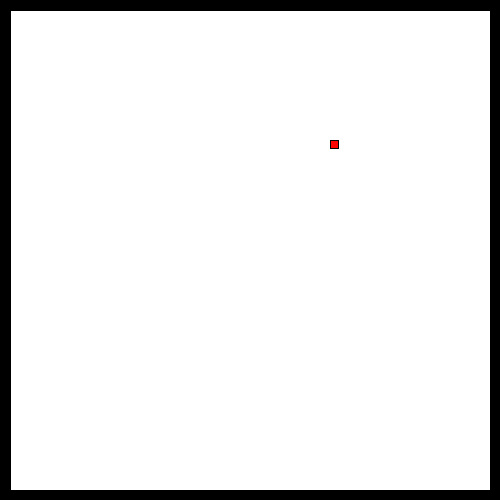
Frame 1 (no input)
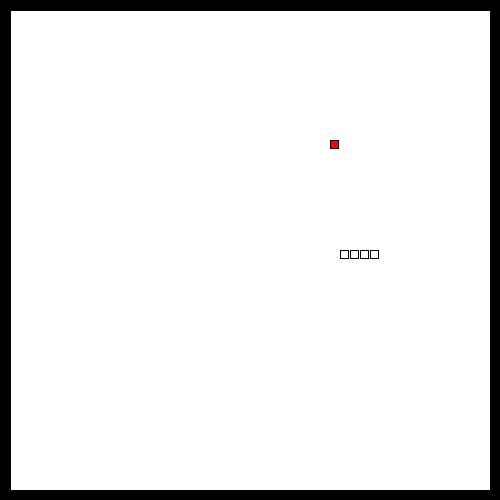
Frame 60 (the mouse pressed at the canvas centre just before this capture)
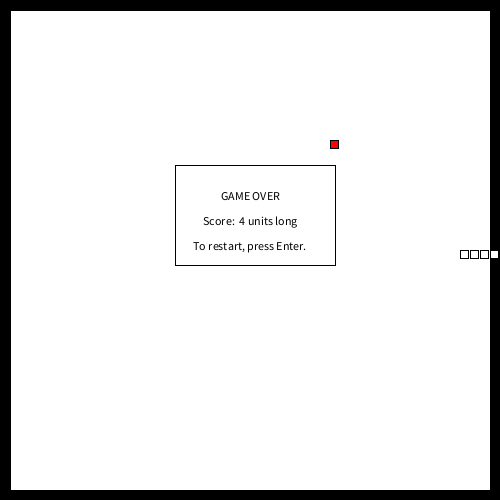
Frame 120 (the mouse held since frame 60 and released just before this capture)

The Processing sketch that drew these frames (run headless with seeded random() and noise(); from frame 60 on, the mouse is pressed at the canvas centre):

// Processing sketch: Snake
// ── Snake.pde
int angle = 0;
int snakeSize = 3;
int time = 0;
int[] headX = new int[2500];
int[] headY = new int[2500];
int appleX = 0;
int appleY = 0;
boolean endGame = false;
boolean remake = true;

void setup() {
  restart();
  size (500, 500);
  textAlign (CENTER);
  fill (0);
}

void draw() {
  println(keyCode);
  if (endGame)
  {
  } else
  {
    time++;
    fill(255, 0, 0);
    stroke(0);
    rect(appleX, appleY, 8, 8);
    fill(0);
    stroke(0);
    rect(0, 0, width, 10);
    rect(0, height - 10, width, 10);
    rect(0, 0, 10, height);
    rect(width - 10, 0, 10, height);
    if ((time % 5) == 0)
    {
      travel();
      display();
      checkDead();
    }
  }
}



void keyPressed() {

  if (keyCode == 87 && angle != 270) {
    angle = 90;
  }
  if (keyCode == 83 && angle != 90) {
    angle = 270;
  }
  if (keyCode == 65 && angle != 0) {
    angle = 180;
  }
  if (keyCode == 68 && angle != 180) {
    angle = 0;
  }
  if (keyCode == 10) {
    restart();
  }
}




void travel()
{
  for (int i = snakeSize; i > 0; i--)
  {
    if (i != 1)
    {

      headX[i]=headX[i-1];
      headY[i]=headY[i-1];
    } else
    {

      switch(angle)
      {
      case 0:
        headX[1]+=10;
        break;
      case 90:
        headY[1]-=10;
        break;
      case 180:
        headX[1]-=10;
        break;
      case 270:
        headY[1]+=10;
        break;
      }
    }
  }
}




void display()
{

  if (headX[1]==appleX && headY[1]==appleY)
  {

    snakeSize+=round(random(3)+1);
    remake=true;
    while (remake)
    {
      appleX=(round(random(47))+1) * 10;
      appleY=(round(random(47))+1) * 10;
      for (int i=1; i<snakeSize; i++)
      {

        if (appleX == headX[i] && appleY == headY[i])
        {
          remake =true;
        } else
        {
          remake =false;
          i=1000;
        }
      }
    }
  }

  stroke(0);
  fill(255);
  rect(headX[1], headY[1], 8, 8);

  stroke(255);
  fill(255);
  rect(headX[snakeSize], headY[snakeSize], 8, 8);
}




void restart() {
  background(255);
  headX[1] = 250;
  headY[1] = 250;
  for (int i=2; i<1000; i++)
  {
    headX[i] = 0;
    headY[i] = 0;
  }
  endGame = false;
  appleX = (round(random(49))+1) * 10;
  appleY = (round(random(49))+1) * 10;
  snakeSize = 5;
  time = 0;
  angle = 0;
  remake = true;
}




void checkDead() {
  for (int i=2; i<=snakeSize; i++)
  {

    if (headX[1]==headX[i] && headY[1]==headY[i]) {
      fill(255);
      rect(125, 125, 160, 100);
      fill(0);
      text("GAME OVER", 200, 150);
      text("Score:  " + str(snakeSize-1) + " units long", 200, 175);
      text("To restart, press Enter.", 250, 250);
      endGame = true;
    }

    if (headX[1]>=(width-10) || headY[1]>=(height-10) || headX[1]<=10 || headY[1]<=10) {
      stroke(0);
      fill(255);
      rect(175, 165, 160, 100);
      fill(0);
      text("GAME OVER", 250, 200);
      text("Score:  " + str(snakeSize-1) + " units long", 250, 225);
      text("To restart, press Enter.", 250, 250);
      endGame = true;
    }
  }
}
